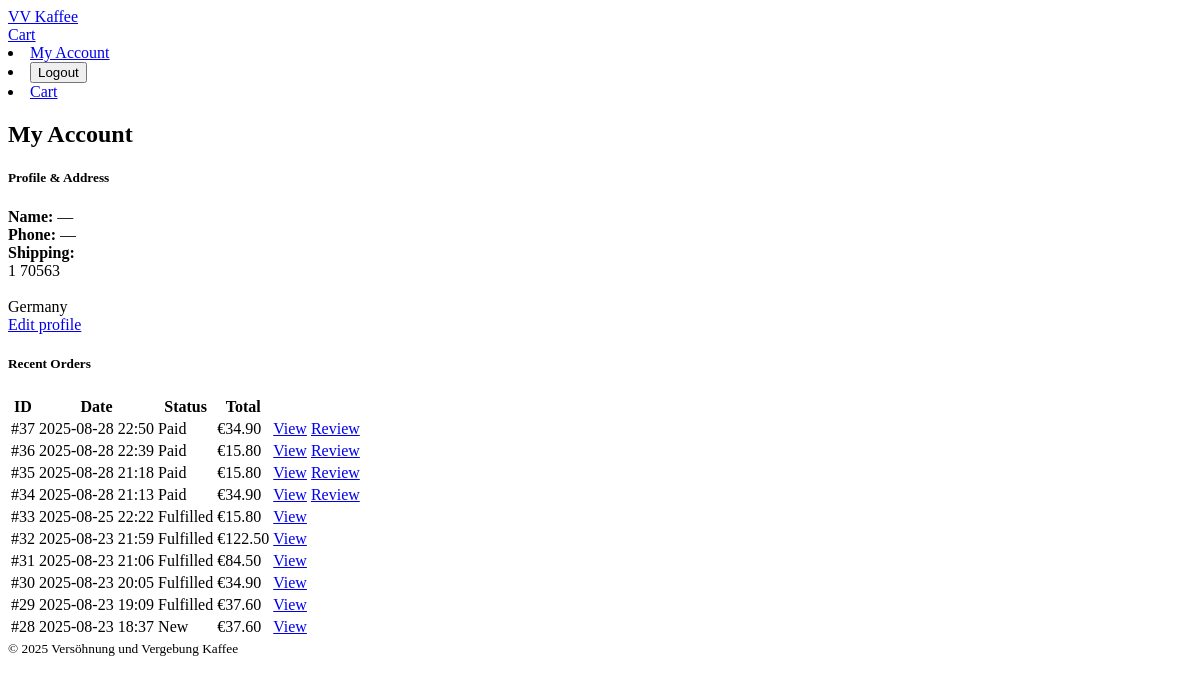
/account/ (signed in), run on an earlier commit of the app's database.
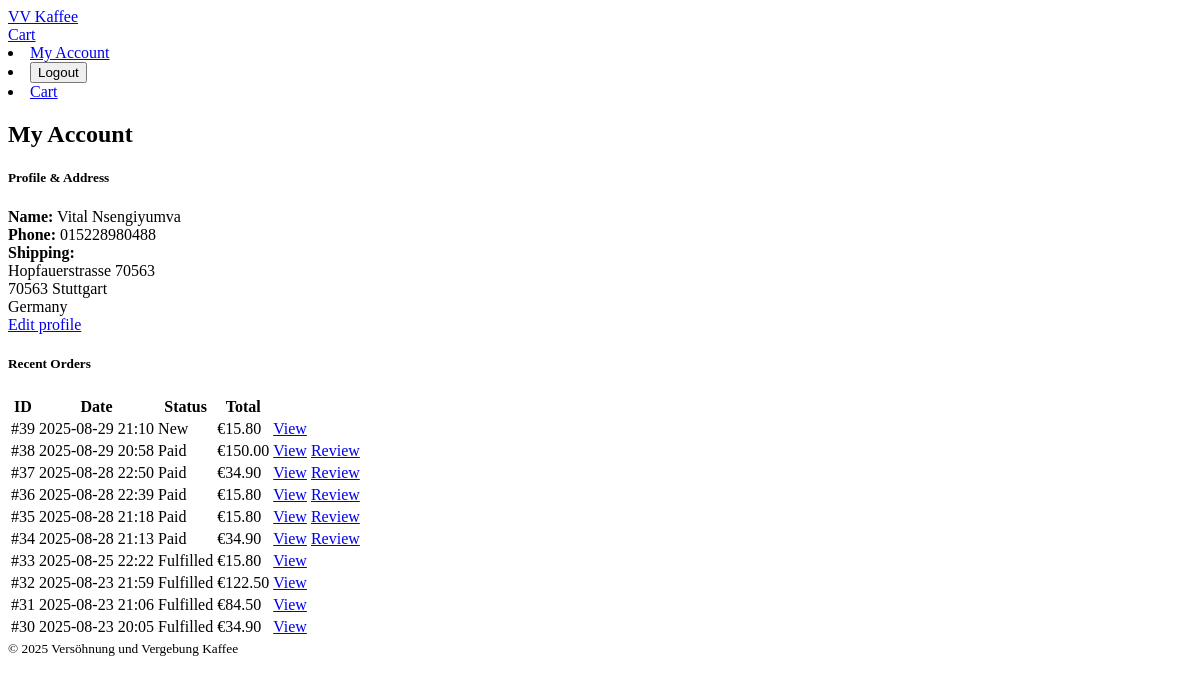
And on a later commit of the database.
### profiles/models.py (models this page shows, shortened)
class Profile(models.Model):
    user = models.OneToOneField(settings.AUTH_USER_MODEL, on_delete=models.CASCADE, related_name="profile")
    full_name = models.CharField(max_length=140, blank=True)
    phone = models.CharField(max_length=30, blank=True)
    street = models.CharField("Street", max_length=120, blank=True)
    house_number = models.CharField("House number", max_length=20, blank=True)
    postcode = models.CharField("Postcode/PLZ", max_length=20, blank=True)
    city = models.CharField(max_length=80, blank=True)
    country = models.CharField(max_length=60, blank=True, default="Germany")
    updated_at = models.DateTimeField(auto_now=True)

### orders/models.py (models this page shows, shortened)
class Order(models.Model):
    STATUS_CHOICES = [
        ("new", "New"),
        ("pending_fulfillment", "Pending fulfillment"),
        ("paid", "Paid"),
        ("fulfilled", "Fulfilled"),
        ("cancelled", "Cancelled"),
        ("refunded", "Refunded"),
    ]
    status = models.CharField(max_length=32, choices=STATUS_CHOICES, default="new")
    fulfilled_at = models.DateTimeField(null=True, blank=True)
    user = models.ForeignKey(settings.AUTH_USER_MODEL, on_delete=models.SET_NULL, null=True, blank=True, related_name="orders")
    full_name = models.CharField(max_length=100)
    email = models.EmailField()
    phone_number = models.CharField(max_length=20, blank=True)
    street = models.CharField(max_length=120)
    house_number = models.CharField(max_length=10, blank=True)
    city = models.CharField(max_length=80)
    postal_code = models.CharField(max_length=20)
    country = models.CharField(max_length=60, default="Germany")
    status = models.CharField(max_length=20, choices=STATUS_CHOICES, default="new")
    payment_intent_id = models.CharField(max_length=120, blank=True)  # Stripe PaymentIntent id
    subtotal = models.DecimalField(max_digits=10, decimal_places=2, default=0)
    shipping = models.DecimalField(max_digits=10, decimal_places=2, default=0)
    total = models.DecimalField(max_digits=10, decimal_places=2, default=0)
    notes = models.TextField(blank=True)
    created_at = models.DateTimeField(auto_now_add=True)
    updated_at = models.DateTimeField(auto_now=True)
    class Meta:
        ordering = ["-created_at"]
        permissions = [
            ("view_fulfillment", "Can access fulfillment (paid picklists)"),
            ("change_fulfillment_status", "Can mark orders fulfilled"),
        ]

### profiles/views.py (the view)
# urls.py: path("account/", views.account_dashboard, name="account_dashboard"),
@login_required
def account_dashboard(request):
    profile = _ensure_profile(request.user)
    orders = (
        Order.objects.filter(user=request.user)
        .order_by("-created_at")
        .prefetch_related("items")
    )[:10]
    return render(
        request,
        "profiles/account_dashboard.html",
        {
            "profile": profile,
            "orders": orders,
        },
    )

### cart/context_processors.py (called while the page is built)
def cart_summary(request):
    cart = request.session.get(CART_SESSION_KEY, {})
    item_count = sum(int(item.get("quantity", 0)) for item in cart.values())
    subtotal = sum(
        Decimal(item["price"]) * int(item["quantity"]) for item in cart.values()
    ) if cart else Decimal("0.00")
    shipping = Decimal("0.00") if subtotal >= Decimal("39.00") else (Decimal("4.90") if subtotal > 0 else Decimal("0.00"))
    total = (subtotal + shipping).quantize(Decimal("0.01"))
    return {
        "cart_item_count": item_count,
        "cart_subtotal": subtotal.quantize(Decimal("0.01")),
        "cart_total": total,
    }

### orders/templatetags/user_extras.py (called while the page is built)
@register.filter
def has_group(user, group_name):
    if not getattr(user, "is_authenticated", False):
        return False
    return user.groups.filter(name=group_name).exists()

### profiles/views.py (called while the page is built)
def _ensure_profile(user) -> Profile:
    profile, _ = Profile.objects.get_or_create(
        user=user,
        defaults={
            "street": "",
            "house_number": 0,
            "postcode": "",
            "city": "",
            "country": "Germany",
        },
    )
    return profile

### profiles/templates/profiles/account_dashboard.html (shortened to what this page needs)
{% extends "base.html" %}
{% load user_extras %}
{% block content %}
<div class="container py-4">
  <div class="d-flex align-items-center justify-content-between mb-3">
    <h2 class="mb-0">My Account</h2>
  </div>
  <div class="row g-4">
    <div class="col-lg-4">
      <div class="card h-100">
        <div class="card-body">
          <h5 class="mb-3">Profile & Address</h5>
          {% if profile %}
            <div class="small text-secondary mb-2">
              <div><strong>Name:</strong> {{ profile.full_name|default:"—" }}</div>
              <div><strong>Phone:</strong> {{ profile.phone|default:"—" }}</div>
              <div class="mt-2"><strong>Shipping:</strong><br>
                {{ profile.street }} {{ profile.house_number }}<br>
                {{ profile.postcode }} {{ profile.city }}<br>
                {{ profile.country }}
              </div>
            </div>
          {% else %}
            <p class="text-secondary">No profile yet.</p>
          {% endif %}
          <a class="btn btn-outline-primary btn-sm" href="{% url 'profiles:profile_edit' %}">Edit profile</a>
        </div>
      </div>
    </div>
    <div class="col-lg-8">
      <div class="card">
        <div class="card-body">
          <h5 class="mb-3">Recent Orders</h5>
          {% if orders %}
            <div class="table-responsive">
              <table class="table align-middle">
                <thead>
                  <tr>
                    <th>ID</th><th>Date</th><th>Status</th><th>Total</th><th></th>
                  </tr>
                </thead>
                <tbody>
                  {% for o in orders %}
                  <tr>
                    <td>#{{ o.id }}</td>
                    <td>{{ o.created_at|date:"Y-m-d H:i" }}</td>
                    <td>{{ o.get_status_display }}</td>
                    <td>€{{ o.total|floatformat:2 }}</td>
                    <td>
                      <a class="btn btn-sm btn-outline-secondary" href="{% url 'orders:thank_you' o.id %}">View</a>
                      {% if o.status == "paid" %}
                        <a class="btn btn-sm btn-outline-primary" href="{% url 'reviews:order_review' o.id %}">
                          Review
                        </a>
                      {% endif %}
                    </td>
                  </tr>
                  {% endfor %}
                </tbody>
              </table>
            </div>
          {% else %}
            <p class="text-secondary mb-0">No orders yet.</p>
          {% endif %}
        </div>
      </div>
    </div>
  </div>
</div>
{% endblock %}

What changed in the data, as far as the page shows it:
no longer on this page (row unchanged): Order: id "29", created_at "2025-08-23 19:09", status "Fulfilled", total "37.60"
no longer on this page (row unchanged): Order: id "28", created_at "2025-08-23 18:37", status "New", total "37.60"
changed Profile "Germany": full_name "—" → "Vital Nsengiyumva"; phone "—" → "015228980488"; street "1" → "Hopfauerstrasse"; postcode (not shown) → "70563"; city (not shown) → "Stuttgart"
added Order: id "39", created_at "2025-08-29 21:10", status "New", total "15.80"
added Order: id "38", created_at "2025-08-29 20:58", status "Paid", total "150.00", shows "Review"
